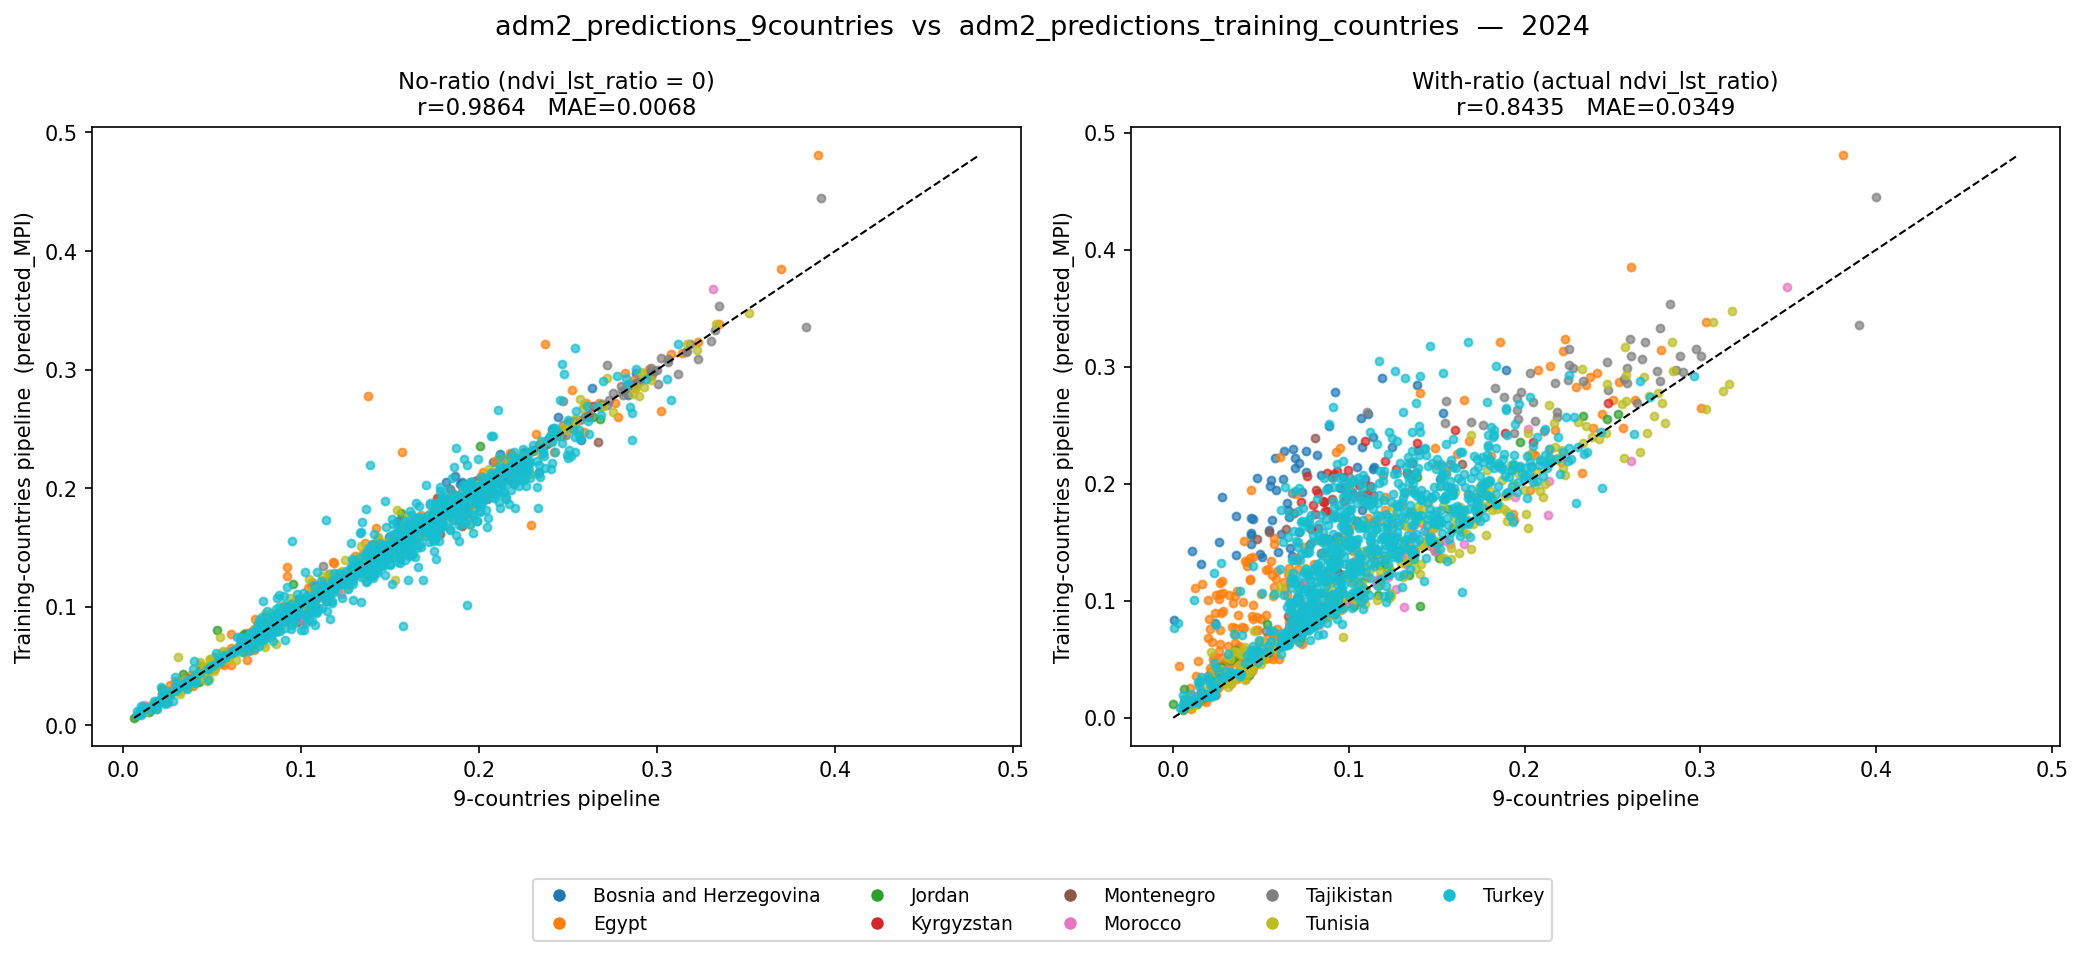

This chart was generated by the following Python code:
"""
plot_ratio_comparison.py

Two scatter plots (side by side):
  Left : predicted_MPI_no_ratio   (adm2_predictions_9countries.csv, 2024)
         vs predicted_MPI         (adm2_predictions_training_countries.csv, 2024)
  Right: predicted_MPI_with_ratio (adm2_predictions_9countries.csv, 2024)
         vs predicted_MPI         (adm2_predictions_training_countries.csv, 2024)

Joined on adm2_code + year, coloured by country.
"""

import matplotlib.pyplot as plt
import matplotlib.lines as mlines
import numpy as np
import pandas as pd
from pathlib import Path

FILE_9C  = Path(r"c:\Users\ha333\Desktop\22-MPI Prediction\6-NEW_PROD\mpi_prediction\adm2_predictions_9countries.csv")
FILE_TC  = Path(r"C:\Users\ha333\Desktop\MPI_Data_Requested\UPDATED\adm2_predictions_training_countries.csv")
OUT      = Path(__file__).resolve().parent / "plot_ratio_comparison.png"

df9 = pd.read_csv(FILE_9C, encoding="utf-8")
dft = pd.read_csv(FILE_TC, encoding="utf-8")

merged = df9.merge(
    dft[["adm2_code", "year", "predicted_MPI"]],
    on=["adm2_code", "year"],
    how="inner",
)
print(f"Matched rows: {len(merged)} | countries: {merged['country'].nunique()}")

COUNTRIES = sorted(merged["country"].unique())
CMAP      = plt.colormaps.get_cmap("tab10")
COLOR     = {c: CMAP(i / max(len(COUNTRIES) - 1, 1)) for i, c in enumerate(COUNTRIES)}

PAIRS = [
    ("predicted_MPI_no_ratio",   "No-ratio (ndvi_lst_ratio = 0)"),
    ("predicted_MPI_with_ratio", "With-ratio (actual ndvi_lst_ratio)"),
]

fig, axes = plt.subplots(1, 2, figsize=(14, 6))
fig.suptitle(
    "adm2_predictions_9countries  vs  adm2_predictions_training_countries  —  2024",
    fontsize=13,
)

for ax, (xcol, xlabel) in zip(axes, PAIRS):
    sub = merged.dropna(subset=[xcol, "predicted_MPI"])
    for country in COUNTRIES:
        s = sub[sub["country"] == country]
        ax.scatter(s[xcol], s["predicted_MPI"],
                   s=14, alpha=0.7, color=COLOR[country], label=country)

    lo = min(sub[xcol].min(), sub["predicted_MPI"].min())
    hi = max(sub[xcol].max(), sub["predicted_MPI"].max())
    ax.plot([lo, hi], [lo, hi], "k--", lw=1)

    r   = np.corrcoef(sub[xcol], sub["predicted_MPI"])[0, 1]
    mae = np.mean(np.abs(sub[xcol] - sub["predicted_MPI"]))
    ax.set_title(f"{xlabel}\nr={r:.4f}   MAE={mae:.4f}", fontsize=11)
    ax.set_xlabel("9-countries pipeline")
    ax.set_ylabel("Training-countries pipeline  (predicted_MPI)")

legend_handles = [
    mlines.Line2D([], [], marker="o", color="w",
                  markerfacecolor=COLOR[c], markersize=7, label=c)
    for c in COUNTRIES
]
fig.legend(handles=legend_handles, loc="lower center", ncol=5,
           fontsize=9, bbox_to_anchor=(0.5, -0.06))

plt.tight_layout(rect=[0, 0.07, 1, 1])
plt.savefig(OUT, dpi=150, bbox_inches="tight")
print(f"Saved {OUT.name}")
plt.show()
